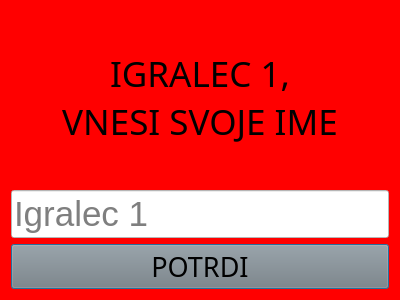
<?xml version="1.0" encoding="UTF-8"?>
<ui version="4.0">
 <class>vnosImena1</class>
 <widget class="QDialog" name="vnosImena1">
  <property name="geometry">
   <rect>
    <x>0</x>
    <y>0</y>
    <width>400</width>
    <height>300</height>
   </rect>
  </property>
  <property name="windowTitle">
   <string>Štiri v vrsto</string>
  </property>
  <property name="styleSheet">
   <string notr="true">background-color: red;</string>
  </property>
  <layout class="QGridLayout" name="gridLayout">
   <item row="0" column="0">
    <layout class="QVBoxLayout" name="verticalLayout">
     <item>
      <widget class="QLabel" name="label">
       <property name="font">
        <font>
         <family>Hobo Std</family>
         <pointsize>26</pointsize>
        </font>
       </property>
       <property name="styleSheet">
        <string notr="true">background-color: rgba(255, 255, 255, 0);</string>
       </property>
       <property name="text">
        <string>IGRALEC 1,
VNESI SVOJE IME</string>
       </property>
       <property name="alignment">
        <set>Qt::AlignCenter</set>
       </property>
      </widget>
     </item>
     <item>
      <widget class="QLineEdit" name="txtIme">
       <property name="font">
        <font>
         <pointsize>26</pointsize>
        </font>
       </property>
       <property name="styleSheet">
        <string notr="true">background-color:white;</string>
       </property>
       <property name="text">
        <string/>
       </property>
       <property name="placeholderText">
        <string>Igralec 1</string>
       </property>
      </widget>
     </item>
     <item>
      <widget class="QPushButton" name="btnPotrdi">
       <property name="font">
        <font>
         <family>Hobo Std</family>
         <pointsize>20</pointsize>
        </font>
       </property>
       <property name="styleSheet">
        <string notr="true">background-color: grey;</string>
       </property>
       <property name="text">
        <string>POTRDI</string>
       </property>
      </widget>
     </item>
    </layout>
   </item>
  </layout>
 </widget>
 <resources/>
 <connections>
  <connection>
   <sender>btnPotrdi</sender>
   <signal>clicked()</signal>
   <receiver>vnosImena1</receiver>
   <slot>accept()</slot>
   <hints>
    <hint type="sourcelabel">
     <x>299</x>
     <y>420</y>
    </hint>
    <hint type="destinationlabel">
     <x>299</x>
     <y>224</y>
    </hint>
   </hints>
  </connection>
 </connections>
</ui>
